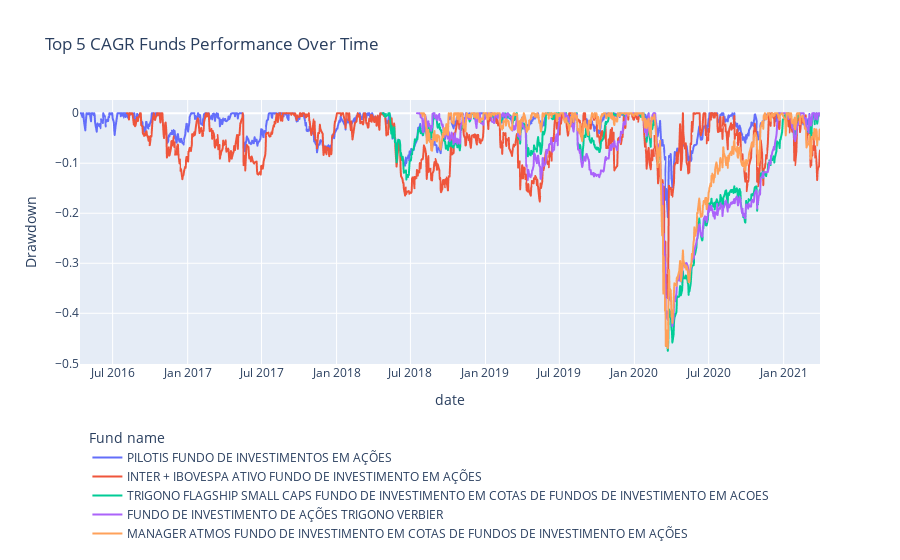

Here is the notebook cell this chart was saved with:
### Code cell
top5_drawdown = drawdown(funds[funds.cnpj_fund.isin(top5)],
                            group = 'cnpj_fund',
                            values = ['fund_quota', 'ibov_price']
                           )
#plots the top 5 funds drawdown over time
fig = px.line(top5_drawdown, 
              x='date', 
              y='drawdown_fund_quota', 
              color = 'fund_name' ,
              title='Top 5 CAGR Funds Drawdown Over Time',
              labels={"drawdown_fund_quota": "Drawdown", "fund_name": "Fund name", "date":"date"})


fig.update_layout(legend=dict(
    yanchor="bottom",
    y= -0.7,
    xanchor="left",
    x=0.01
))

fig.show()

### Figure 1 — Plotly figure (JSON) as saved in the notebook; plotly's stock layout.template omitted (floating-point values rounded to 4 significant figures; data arrays with more than 128 entries replaced by an {"elided": "..."} marker saying what was removed)
{"data": [{"hovertemplate": "Fund name=PILOTIS FUNDO DE INVESTIMENTOS EM AÇÕES<br>date=%{x}<br>Drawdown=%{y}<extra></extra>", "legendgroup": "PILOTIS FUNDO DE INVESTIMENTOS EM AÇÕES", "line": {"color": "#636efa", "dash": "solid"}, "mode": "lines", "name": "PILOTIS FUNDO DE INVESTIMENTOS EM AÇÕES", "showlegend": true, "type": "scattergl", "x": {"elided": "1247 str values"}, "xaxis": "x", "y": {"elided": "1247 float values"}, "yaxis": "y"}, {"hovertemplate": "Fund name=INTER + IBOVESPA ATIVO FUNDO DE INVESTIMENTO EM AÇÕES<br>date=%{x}<br>Drawdown=%{y}<extra></extra>", "legendgroup": "INTER + IBOVESPA ATIVO FUNDO DE INVESTIMENTO EM AÇÕES", "line": {"color": "#EF553B", "dash": "solid"}, "mode": "lines", "name": "INTER + IBOVESPA ATIVO FUNDO DE INVESTIMENTO EM AÇÕES", "showlegend": true, "type": "scattergl", "x": {"elided": "1166 str values"}, "xaxis": "x", "y": {"elided": "1166 float values"}, "yaxis": "y"}, {"hovertemplate": "Fund name=TRIGONO FLAGSHIP SMALL CAPS FUNDO DE INVESTIMENTO EM COTAS DE FUNDOS DE INVESTIMENTO EM ACOES<br>date=%{x}<br>Drawdown=%{y}<extra></extra>", "legendgroup": "TRIGONO FLAGSHIP SMALL CAPS FUNDO DE INVESTIMENTO EM COTAS DE FUNDOS DE INVESTIMENTO EM ACOES", "line": {"color": "#00cc96", "dash": "solid"}, "mode": "lines", "name": "TRIGONO FLAGSHIP SMALL CAPS FUNDO DE INVESTIMENTO EM COTAS DE FUNDOS DE INVESTIMENTO EM ACOES", "showlegend": true, "type": "scattergl", "x": {"elided": "738 str values"}, "xaxis": "x", "y": {"elided": "738 float values"}, "yaxis": "y"}, {"hovertemplate": "Fund name=FUNDO DE INVESTIMENTO DE AÇÕES TRIGONO VERBIER<br>date=%{x}<br>Drawdown=%{y}<extra></extra>", "legendgroup": "FUNDO DE INVESTIMENTO DE AÇÕES TRIGONO VERBIER", "line": {"color": "#ab63fa", "dash": "solid"}, "mode": "lines", "name": "FUNDO DE INVESTIMENTO DE AÇÕES TRIGONO VERBIER", "showlegend": true, "type": "scattergl", "x": {"elided": "680 str values"}, "xaxis": "x", "y": {"elided": "680 float values"}, "yaxis": "y"}, {"hovertemplate": "Fund name=MANAGER ATMOS FUNDO DE INVESTIMENTO EM COTAS DE FUNDOS DE INVESTIMENTO EM AÇÕES<br>date=%{x}<br>Drawdown=%{y}<extra></extra>", "legendgroup": "MANAGER ATMOS FUNDO DE INVESTIMENTO EM COTAS DE FUNDOS DE INVESTIMENTO EM AÇÕES", "line": {"color": "#FFA15A", "dash": "solid"}, "mode": "lines", "name": "MANAGER ATMOS FUNDO DE INVESTIMENTO EM COTAS DE FUNDOS DE INVESTIMENTO EM AÇÕES", "showlegend": true, "type": "scattergl", "x": {"elided": "672 str values"}, "xaxis": "x", "y": {"elided": "672 float values"}, "yaxis": "y"}], "layout": {"legend": {"title": {"text": "Fund name"}, "tracegroupgap": 0, "x": 0.01, "xanchor": "left", "y": -0.7, "yanchor": "bottom"}, "title": {"text": "Top 5 CAGR Funds Performance Over Time"}, "xaxis": {"anchor": "y", "domain": [0, 1], "title": {"text": "date"}}, "yaxis": {"anchor": "x", "domain": [0, 1], "title": {"text": "Drawdown"}}}}
